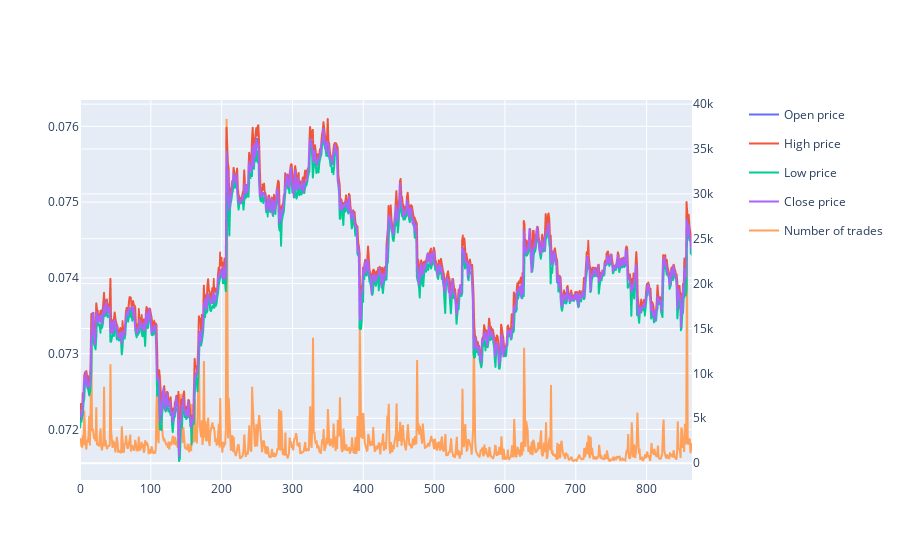

The code cell stored with this chart in its notebook:
### Markdown cell above
Try to plot it in a graph

### Code cell
fig = px.line(price_df[price_df.Symbol == 'ETHBTC'], x=price_df[price_df.Symbol == 'ETHBTC'].index, y=["Open price", "High price", "Low price", "Close price"])
fig2 = px.line(price_df[price_df.Symbol == 'ETHBTC'], x=price_df[price_df.Symbol == 'ETHBTC'].index, y=["Number of trades"])
fig2.update_traces(yaxis="y2")
subfig = make_subplots(specs=[[{"secondary_y": True}]])
subfig.add_traces(fig.data + fig2.data)
# recoloring is necessary otherwise lines from fig und fig2 would share each color
# e.g. Linear-, Log- = blue; Linear+, Log+ = red... we don't want this
subfig.for_each_trace(lambda t: t.update(line=dict(color=t.marker.color)))
subfig.update_layout(height=800)
subfig.show()

### Figure 1 — Plotly figure (JSON) as saved in the notebook; plotly's stock layout.template omitted (floating-point values rounded to 4 significant figures; data arrays with more than 128 entries replaced by an {"elided": "..."} marker saying what was removed)
{"data": [{"hovertemplate": "variable=Open price<br>x=%{x}<br>value=%{y}<extra></extra>", "legendgroup": "Open price", "line": {"dash": "solid"}, "marker": {"symbol": "circle"}, "mode": "lines", "name": "Open price", "showlegend": true, "type": "scattergl", "x": {"elided": "865 int values"}, "xaxis": "x", "y": {"elided": "865 float values"}, "yaxis": "y"}, {"hovertemplate": "variable=High price<br>x=%{x}<br>value=%{y}<extra></extra>", "legendgroup": "High price", "line": {"dash": "solid"}, "marker": {"symbol": "circle"}, "mode": "lines", "name": "High price", "showlegend": true, "type": "scattergl", "x": {"elided": "865 int values"}, "xaxis": "x", "y": {"elided": "865 float values"}, "yaxis": "y"}, {"hovertemplate": "variable=Low price<br>x=%{x}<br>value=%{y}<extra></extra>", "legendgroup": "Low price", "line": {"dash": "solid"}, "marker": {"symbol": "circle"}, "mode": "lines", "name": "Low price", "showlegend": true, "type": "scattergl", "x": {"elided": "865 int values"}, "xaxis": "x", "y": {"elided": "865 float values"}, "yaxis": "y"}, {"hovertemplate": "variable=Close price<br>x=%{x}<br>value=%{y}<extra></extra>", "legendgroup": "Close price", "line": {"dash": "solid"}, "marker": {"symbol": "circle"}, "mode": "lines", "name": "Close price", "showlegend": true, "type": "scattergl", "x": {"elided": "865 int values"}, "xaxis": "x", "y": {"elided": "865 float values"}, "yaxis": "y"}, {"hovertemplate": "variable=Number of trades<br>x=%{x}<br>value=%{y}<extra></extra>", "legendgroup": "Number of trades", "line": {"dash": "solid"}, "marker": {"symbol": "circle"}, "mode": "lines", "name": "Number of trades", "orientation": "v", "showlegend": true, "type": "scatter", "x": {"elided": "865 int values"}, "xaxis": "x", "y": {"elided": "865 int values"}, "yaxis": "y2"}], "layout": {"autosize": true, "xaxis": {"anchor": "y", "autorange": true, "domain": [0, 0.94], "range": [0, 864], "type": "linear"}, "yaxis": {"anchor": "x", "autorange": true, "domain": [0, 1], "range": [0.07133, 0.07635], "type": "linear"}, "yaxis2": {"anchor": "x", "autorange": true, "overlaying": "y", "range": [-1879.0, 40460.0], "side": "right", "type": "linear"}}}
